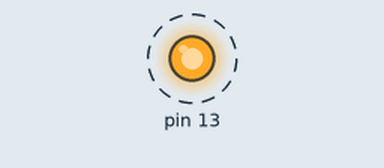
Bench run of a sketch on a simulated Arduino Uno, built with avr-gcc and run on an emulated ATmega328P. On the bench: output pins drawn as LEDs (lit = HIGH). Dashed ring = blinking.

Above: at 0.2 s.
Timing chart, 0 to 3.0 s (numbered marks = the images above):
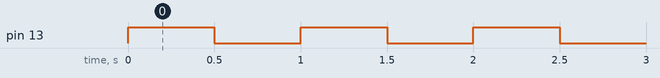

The sketch:

Phase1_0_1.ino
```cpp
#include <Arduino.h>

int main() {

  init();
  DDRB = 0b00100000;

  while (1) {
    PORTB = 0b00100000;
    delay(500);
    PORTB = 0b00000000;
    delay(500);
  }
}
```

Measured:
- by itself, pin 13: alternates HIGH for 0.50 s and LOW for 0.50 s
